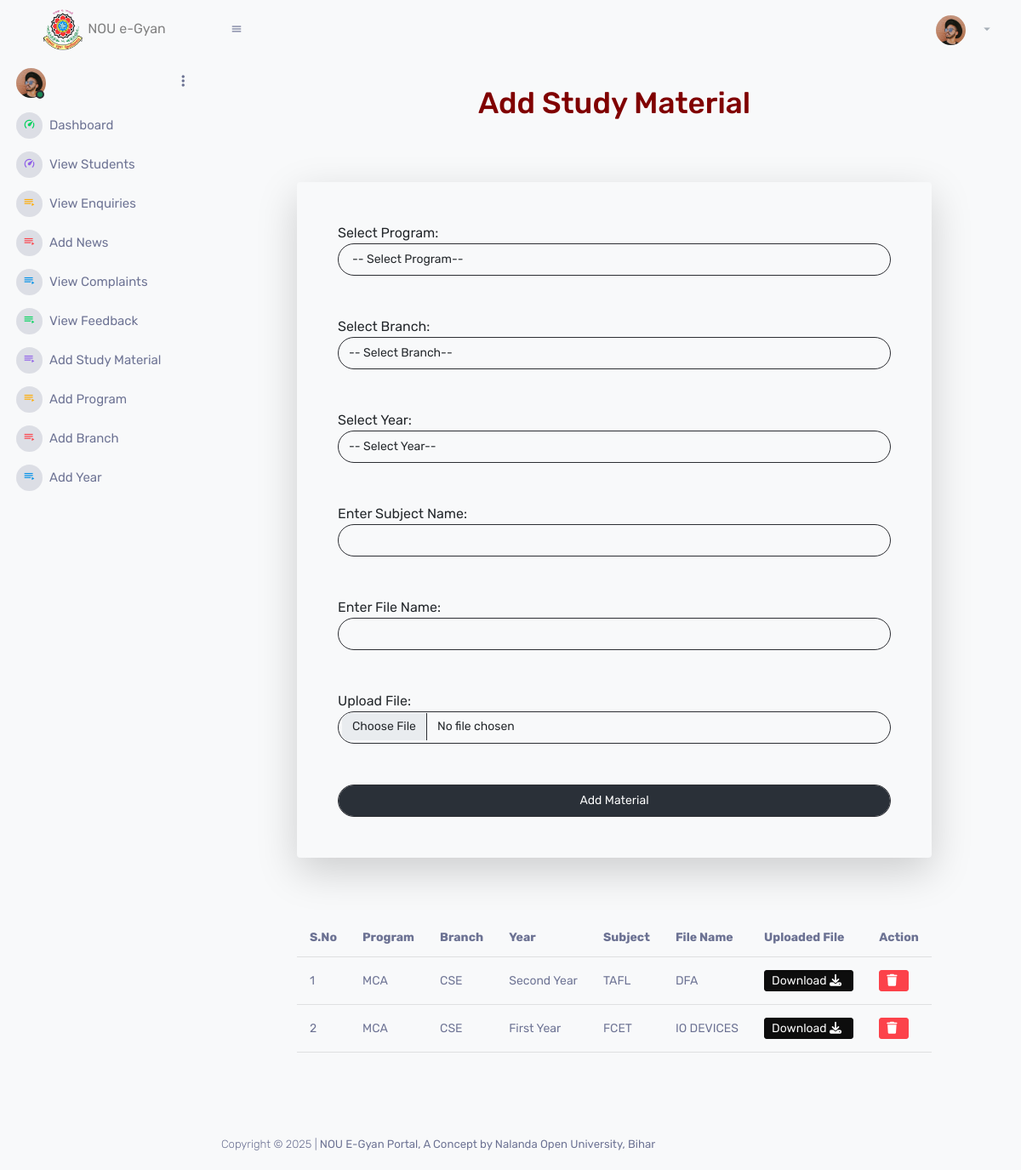
/adminapp/studymaterial/, run on an earlier commit of the app's database.
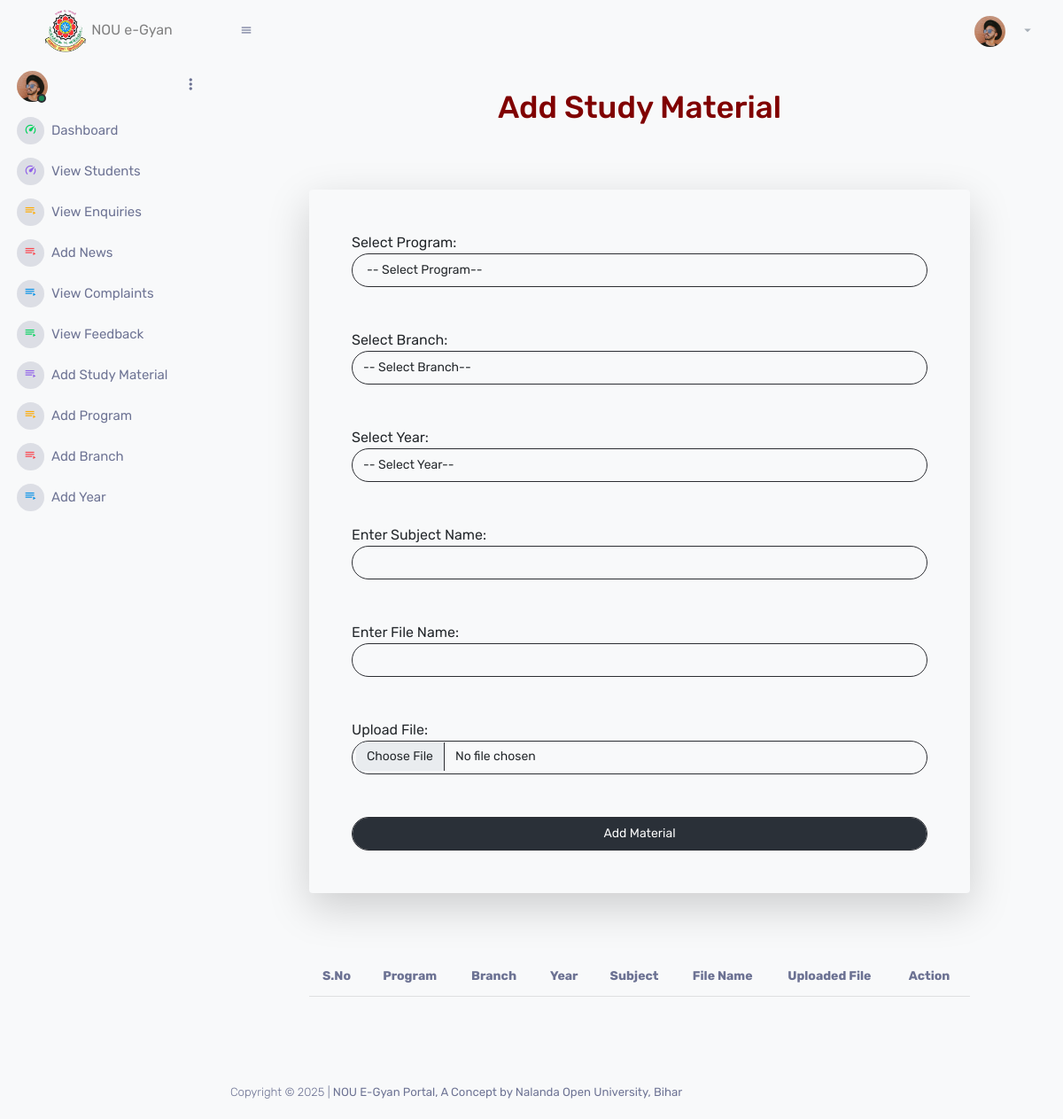
And on a later commit of the database.
### adminapp/models.py (models this page shows)
class Material(models.Model):
    id=models.AutoField(primary_key=True)
    program=models.CharField(max_length=100)
    branch=models.CharField(max_length=100)
    year=models.CharField(max_length=100)
    subject=models.CharField(max_length=100)
    file_name=models.CharField(max_length=100)
    my_file=models.FileField(upload_to='material/', max_length=100)
    status=models.CharField(max_length=5)

### adminapp/views.py (the view, shortened to what this page needs)
# urls.py: path('studymaterial/',views.studymaterial,name="studymaterial"),
@cache_control(nocache=True,must_revalidate=True,no_store=True)
def studymaterial(request):
    pr=Program.objects.all()
    br=Branch.objects.all()
    yr=Year.objects.all()
    material=Material.objects.all()
    return render(request,'adstudy.html',locals())

### adminapp/templates/adstudy.html (shortened to what this page needs)
{%extends 'adminparent.html'%}
{%block body%}
    <div class="row">
        <div class="col-sm-12">
            <h1 style="text-align:center; color: maroon;">Add Study Material</h1>
             <div class="row my-5">
                <div class="col-sm-10 mx-auto">
                  <form action="" method="post" enctype="multipart/form-data" class="my-4 rounded bg-light text-dark shadow-lg p-5">
                    Select Program:
                    <select name="program" id="" class="border border-1 ps-3 bg-light text-dark form-control rounded-pill">
                        <option value="">-- Select Program--</option>
                    </select>
                    <br><br>
                    Select Branch:
                    <select name="branch" id="" class="border border-1ps-3 bg-light text-dark form-control rounded-pill"><option value="">-- Select Branch--</option>
                    </select>
                    <br><br>
                    Select Year:
                    <select name="year" id="" class="border border-1ps-3 bg-light text-dark form-control rounded-pill"><option value="">-- Select Year--</option>
                    </select>
                    <br><br>
                    Enter Subject Name:
                    <input type=" text" name="subject" class="ps-3 bg-light text-dark form-control rounded-pill">
                    <br><br>
                    Enter File Name:
                    <input type=" text" name="file_name" class="ps-3 bg-light text-dark form-control rounded-pill">
                    <br><br>
                    Upload File:
                    <input type="file" name="my_file" class="ps-3 bg-light text-dark form-control rounded-pill">
                    <br><br>
                    <input type="submit" value="Add Material" class="form-control btn btn-primary rounded-pill">
                  </form>
                </div>
             </div>
             <div class="row my-5">
              <div class="col-sm-10 mx-auto table-responsive">
                <table class="table table-light bg-light">
                  <tr>
                    <th>S.No</th>
                    <th>Program</th>
                    <th>Branch</th>
                    <th>Year</th>
                    <th>Subject</th>
                    <th>File Name</th>
                    <th>Uploaded File</th>
                    <th>Action</th>
                  </tr>
                  {% for n in material %}
                  <tr>
                    <td>{{forloop.counter}}</td>
                    <td>{{n.program}}</td>
                    <td>{{n.branch}}</td>
                    <td>{{n.year}}</td>
                    <td>{{n.subject}}</td>
                    <td>{{n.file_name}}</td>
                    <td><a class="btn btn-sm btn-dark" download="true" target="_blank" href="/media/{{n.my_file}}">Download <i class="fa fa-download"></i></a></td>
                    <td><a href="{%url 'adminapp:delstudy' n.id%}" class="btn btn-sm btn-danger"><i class="fa fa-trash"></i></a></td>
                  </tr>
                  {% endfor %}
                </table>
              </div>
             </div>
        </div>
    </div>
{% endblock body %}

### adminapp/templates/adminparent.html (shortened to what this page needs)
<!DOCTYPE html>
<html lang="en">
    {% load static %}
<head>
     <link rel="stylesheet" href="https://cdnjs.cloudflare.com/ajax/libs/font-awesome/6.7.2/css/all.min.css" />
    <link rel="stylesheet" href="{% static 'assets/vendors/mdi/css/materialdesignicons.min.css' %}">
    <link rel="stylesheet" href="{% static 'assets/vendors/css/vendor.bundle.base.css' %}">
    <link rel="stylesheet" href="{% static 'assets/vendors/jvectormap/jquery-jvectormap.css' %}">
    <link rel="stylesheet" href="{% static 'assets/vendors/flag-icon-css/css/flag-icon.min.css' %}">
    <link rel="stylesheet" href="{% static 'assets/vendors/owl-carousel-2/owl.carousel.min.css' %}">
    <link rel="stylesheet" href="{% static 'assets/vendors/owl-carousel-2/owl.theme.default.min.css' %}">
    <link rel="stylesheet" href="{% static 'assets/css/style.css' %}">
</head>
<body>
    <div class="container-scroller bg-light">
      <nav class="sidebar sidebar-offcanvas bg-light" style="height:100vh;overflow:auto; " id="sidebar">
          <div class="sidebar-brand-wrapper bg-light d-none d-lg-flex align-items-center justify-content-center fixed-top">
            <span style="color: grey;">
              <img src="{% static 'assets/images/logo.png' %}" alt="" style="height: 50px; width: 50px;">
              NOU e-Gyan
            </span>
          </div>
          <ul class="nav">
            <li class="nav-item profile">
              <div class="profile-desc">
                <div class="profile-pic">
                  <div class="count-indicator">
                    <img class="img-xs rounded-circle " src="{% static 'assets/images/faces/face15.jpg' %}" alt="">
                    <span class="count bg-success"></span>
                  </div>
                </div>
                <a href="#" id="profile-dropdown" data-bs-toggle="dropdown"><i class="mdi mdi-dots-vertical"></i></a>
              </div>
            </li>
            <li class="nav-item menu-items">
              <a class="nav-link" href="{%url 'adminapp:dash'%}">
                <span class="menu-icon">
                  <i class="mdi mdi-speedometer"></i>
                </span>
                <span class="menu-title">Dashboard</span>
              </a>
            </li>
            <li class="nav-item menu-items">
              <a class="nav-link" href="{%url 'adminapp:viewstudent' %}">
                <span class="menu-icon">
                  <i class="mdi mdi-speedometer"></i>
                </span>
                <span class="menu-title">View Students</span>
              </a>
            </li>
           <li class="nav-item menu-items">
              <a class="nav-link" href="{%url 'adminapp:viewenquiry'%}">
                <span class="menu-icon">
                  <i class="mdi mdi-playlist-play"></i>
                </span>
                <span class="menu-title">View Enquiries</span>
              </a>
            </li>
            <li class="nav-item menu-items">
              <a class="nav-link" href="{%url 'adminapp:news'%}">
                <span class="menu-icon">
                  <i class="mdi mdi-playlist-play"></i>
                </span>
                <span class="menu-title">Add News</span>
              </a>
            </li>
            <li class="nav-item menu-items">
              <a class="nav-link" href="{%url 'adminapp:viewcomplaint'%}">
                <span class="menu-icon">
                  <i class="mdi mdi-playlist-play"></i>
                </span>
                <span class="menu-title">View Complaints</span>
              </a>
            </li>
            <li class="nav-item menu-items">
              <a class="nav-link" href="{%url 'adminapp:viewfeedback'%}">
                <span class="menu-icon">
                  <i class="mdi mdi-playlist-play"></i>
                </span>
                <span class="menu-title">View Feedback</span>
              </a>
            </li>
            <li class="nav-item menu-items">
              <a class="nav-link" href="{%url 'adminapp:studymaterial'%}">
                <span class="menu-icon">
                  <i class="mdi mdi-playlist-play"></i>
                </span>
                <span class="menu-title">Add Study Material</span>
              </a>
            </li>
            <li class="nav-item menu-items">
              <a class="nav-link" href="{%url 'adminapp:program'%}">
                <span class="menu-icon">
                  <i class="mdi mdi-playlist-play"></i>
                </span>
                <span class="menu-title">Add Program</span>
              </a>
            </li>
            <li class="nav-item menu-items">
              <a class="nav-link" href="{%url 'adminapp:branch'%}">
                <span class="menu-icon">
                  <i class="mdi mdi-playlist-play"></i>
                </span>
                <span class="menu-title">Add Branch</span>
              </a>
            </li>
            <li class="nav-item menu-items">
              <a class="nav-link" href="{%url 'adminapp:year'%}">
                <span class="menu-icon">
                  <i class="mdi mdi-playlist-play"></i>
                </span>
                <span class="menu-title">Add Year</span>
              </a>
            </li>
          </ul>
        </nav>
        <div class="container-fluid page-body-wrapper">
          <nav class="navbar p-0 fixed-top d-flex flex-row bg-light">
            <div class="navbar-menu-wrapper flex-grow d-flex align-items-stretch">
              <button class="navbar-toggler navbar-toggler align-self-center" type="button" data-toggle="minimize">
                <span class="mdi mdi-menu"></span>
              </button>
              <ul class="navbar-nav navbar-nav-right">
                <li class="nav-item dropdown">
                  <a class="nav-link" id="profileDropdown" href="#" data-bs-toggle="dropdown">
                    <div class="navbar-profile">
                      <img class="img-xs rounded-circle" src="{% static 'assets/images/faces/face15.jpg' %}" alt="">
                      <i class="mdi mdi-menu-down d-none d-sm-block"></i>
                    </div>
                  </a>
                </li>
              </ul>
            </div>
          </nav>
          <div class="main-panel bg-light">
            <div class="content-wrapper bg-light" style="height:80vh; overflow: auto;">
              {% block body %}
              {% endblock body %}
            </div>
            <footer class="footer bg-light" style="color: grey;">
              <div class="d-sm-flex justify-content-center justify-content-sm-between">
                <span class="text-muted d-block text-center text-sm-left d-sm-inline-block">Copyright © 2025 |<b> NOU E-Gyan Portal, A Concept by Nalanda Open University, Bihar</b></span>
              </div>
            </footer>
          </div>
        </div>
      </div>
</body>
</html>

What changed in the data, as far as the page shows it:
removed Material: program "MCA", branch "CSE", year "Second Year", subject "TAFL", file_name "DFA"
removed Material: program "MCA", branch "CSE", year "First Year", subject "FCET", file_name "IO DEVICES"
